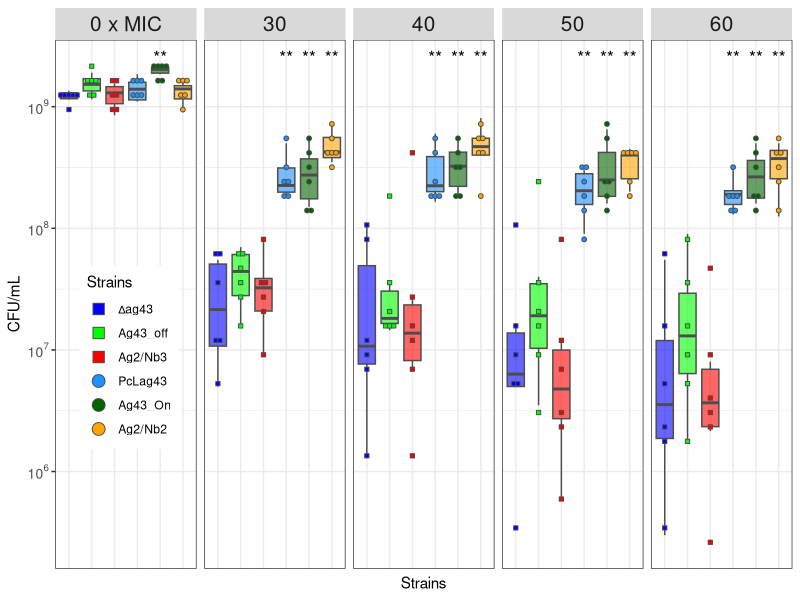
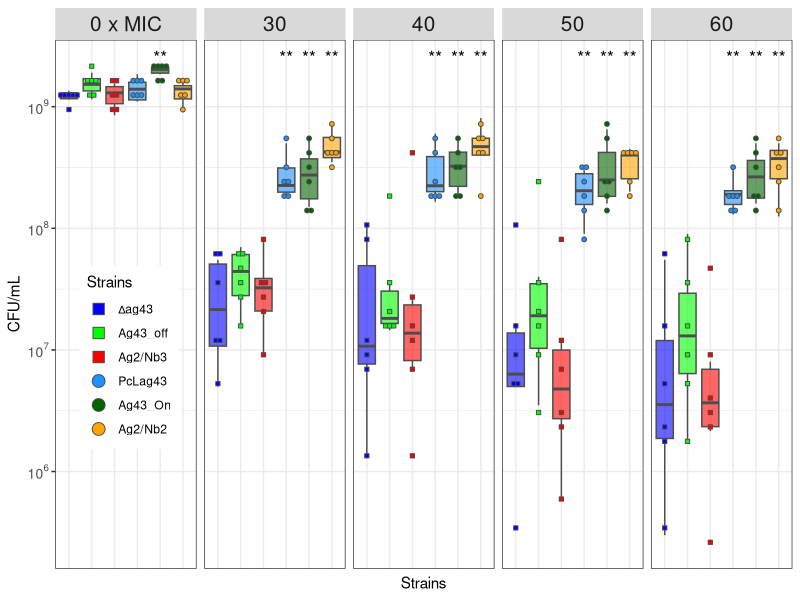
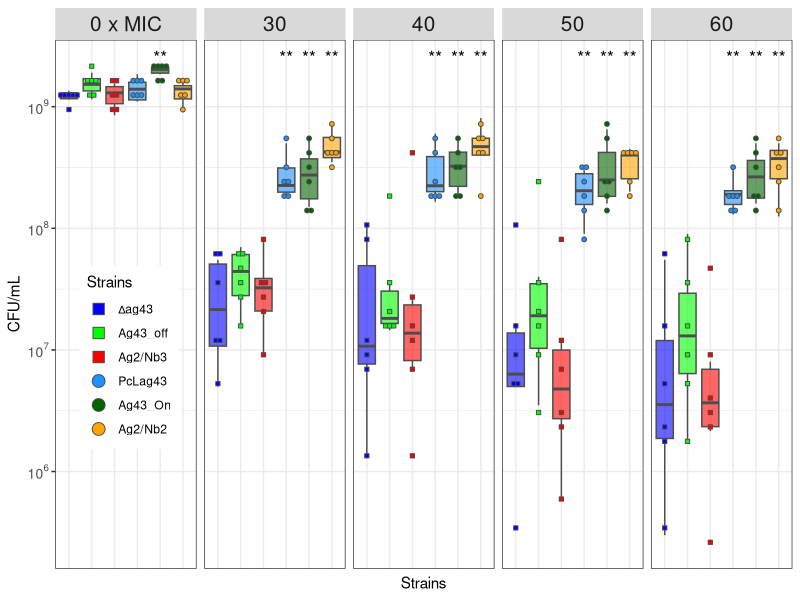

Source code (R) for these figures, in order:
## ---- chunk 1
library(tidyverse)
library(ggpubr)
library(scales)
library(ggbeeswarm)

theme_set(theme_bw())
## ---- chunk 2
data <- readxl::read_xlsx("../Data/Figure_S1.xlsx")%>%
  filter(CMI!="T0") %>% 
  mutate(Strains=factor(Strains, levels=c("∆ag43","Ag43_off","Ag2/Nb3","PcLag43","Ag43_On","Ag2/Nb2"))) %>% 
  mutate(CMI=factor(CMI, levels =c("0","30","40","50","60"),
                   labels=c("0 x MIC","30","40","50","60")))

## ---- chunk 3
ggplot(data, aes(x= Strains, y = CFU, fill=Strains, shape=Strains))+
  geom_boxplot(alpha=0.6, color="grey30", outlier.shape = NA, show.legend = FALSE)+
  geom_beeswarm(method = "center", cex=3, size = 1.3, color="grey30") +
  facet_grid(.~CMI)+
  scale_y_continuous(trans=pseudo_log_trans(base = 10),
                     breaks = c(0,100,10000,1000000,10000000, 100000000,1000000000),
                     labels = trans_format('log10', math_format(10^.x)))+
  scale_shape_manual(values=c(`∆ag43`=22,`Ag43_off`=22,
                             `Ag2/Nb3`= 22, PcLag43=21, 
                             `Ag43_On`=21, `Ag2/Nb2`=21))+
  scale_color_manual(values=c(`∆ag43`="blue",`Ag43_off`="green",
                             `Ag2/Nb3`= "red", PcLag43="dodgerblue", 
                             `Ag43_On`="darkgreen", `Ag2/Nb2`="orange"))+
  scale_fill_manual(values=c(`∆ag43`="blue",`Ag43_off`="green",
                        `Ag2/Nb3`= "red", PcLag43="dodgerblue", 
                             `Ag43_On`="darkgreen", `Ag2/Nb2`="orange"))+
  stat_compare_means(label="p.signif", method="wilcox", hide.ns = TRUE, 
                     ref.group = c("∆ag43"), size=4.5) +
  theme(axis.text.x = element_blank(),
        strip.background = element_rect(color="transparent"),
        axis.ticks.x=element_blank(),
        strip.text = element_text(size=15),
        axis.text = element_text(size=10),
        legend.position = c(0.1,0.4))+
  labs(y="CFU/mL")+
   guides(fill=guide_legend(override.aes = list(size = 4)))

#Save plot
ggsave("../Figures/FigureS2_resistance_agregat_amikacin.pdf", width = 10 , height = 4.5)
ggsave("../Figures/FigureS2_resistance_agregat_amikacin.png", width = 10 , height = 4.5, dpi = 600)

## ---- chunk 4
sessionInfo()
